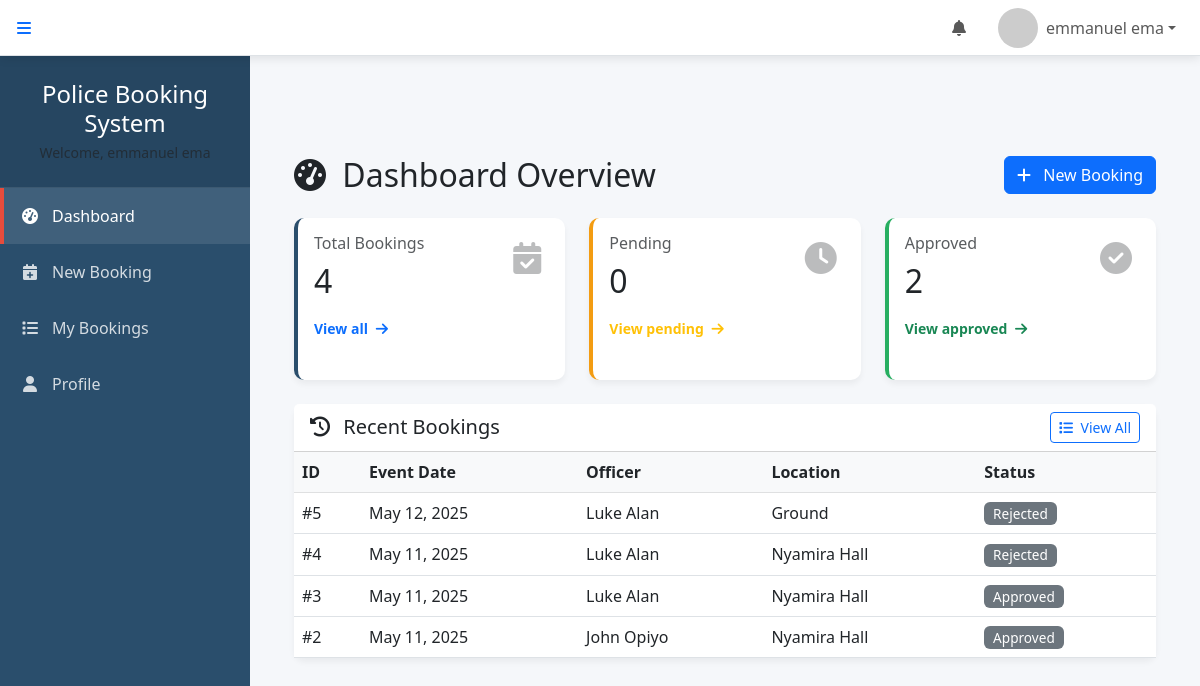
The app's page /views/customers/dashboard.php (signed in) with its own data.
### tables this page shows
CREATE TABLE `bookings` (
  `id` int(11) NOT NULL,
  `user_id` int(40) NOT NULL,
  `officer_id` int(11) DEFAULT NULL,
  `event_name` varchar(20) NOT NULL,
  `status` enum('Pending','Approved','Rejected','') NOT NULL,
  `county` varchar(15) NOT NULL,
  `location` varchar(15) NOT NULL,
  `phone` varchar(10) NOT NULL,
  `event_date` date DEFAULT NULL,
  `event_time` time DEFAULT NULL,
  `created_at` timestamp NOT NULL DEFAULT current_timestamp(),
  `updated_at` timestamp NOT NULL DEFAULT current_timestamp() ON UPDATE current_timestamp()
);

CREATE TABLE `users` (
  `id` int(11) NOT NULL,
  `email` varchar(255) NOT NULL,
  `password` varchar(255) NOT NULL,
  `full_name` varchar(100) NOT NULL,
  `role` enum('admin','officer','customer') NOT NULL,
  `status` enum('active','inactive') DEFAULT 'active',
  `remember_token` varchar(64) DEFAULT NULL,
  `token_expiry` datetime DEFAULT NULL,
  `created_at` timestamp NOT NULL DEFAULT current_timestamp(),
  `updated_at` timestamp NOT NULL DEFAULT current_timestamp() ON UPDATE current_timestamp(),
  `role_id` int(11) DEFAULT NULL
);

### config/database.php (called while the page is built, shortened)
<?php
class Database {
    private $host = 'localhost';
    private $username = 'root';
    private $password = '';
    private $database = 'police_bookings';
    private $connection;
    public function __construct() {
        $this->connection = new mysqli(
            $this->host,
            $this->username,
            $this->password,
            $this->database
        );
    }
    public function query($sql, $params = []) {
        $stmt = $this->connection->prepare($sql);
        if (!empty($params)) {
            $types = str_repeat('s', count($params));
            $stmt->bind_param($types, ...$params);
        }
        $stmt->execute();
        $result = $stmt->get_result();
        if ($result) {
            return $result->fetch_all(MYSQLI_ASSOC);
        } else {
            return $stmt->affected_rows;
        }
    }
}
?>

### views/customers/dashboard.php (the view, shortened to what this page needs)
<?php
require_once __DIR__ . '/../../includes/header.php';
require_once __DIR__ . '/../../config/database.php';
$db = new Database();
$user_id = $_SESSION['user_id'];
$stats = [
    'total' => 0,
    'pending' => 0,
    'approved' => 0,
    'rejected' => 0
];
$recent_bookings = [];
try {
    $stats_query = "SELECT
        COUNT(*) as total,
        SUM(status = 'pending') as pending,
        SUM(status = 'approved') as approved,
        SUM(status = 'rejected') as rejected
        FROM bookings
        WHERE user_id = ?";
    $stats_result = $db->query($stats_query, [$user_id]);
    if (!empty($stats_result)) {
        $stats = array_merge($stats, $stats_result[0]);
    }
    $recent_query = "SELECT
        b.id, b.event_name, b.event_date, b.location, b.status,
        b.created_at, u.full_name as officer_name
        FROM bookings b
        LEFT JOIN users u ON b.officer_id = u.id
        WHERE b.user_id = ?
        ORDER BY b.created_at DESC
        LIMIT 5";
    $recent_bookings = $db->query($recent_query, [$user_id]) ?: [];
} catch (Exception $e) {
    error_log("Dashboard error: " . $e->getMessage());
    $_SESSION['error_message'] = "Error loading dashboard data. Please try again.";
}
?>
<!DOCTYPE html>
<html lang="en">
<head>
    <link href="https://cdn.jsdelivr.net/npm/bootstrap@5.3.0/dist/css/bootstrap.min.css" rel="stylesheet">
    <link rel="stylesheet" href="https://cdnjs.cloudflare.com/ajax/libs/font-awesome/6.4.0/css/all.min.css">
    <link rel="stylesheet" href="../../assets/css/sidebar.css">
</head>
<body>
<?php include __DIR__ . '/navbar.php'; ?>
    <div class="d-flex">
        <?php include __DIR__ . '/sidebar.php'; ?>
        <div class="main-content">
            <div class="container-fluid p-4">
                <div class="d-flex justify-content-between align-items-center mb-4">
                    <h2 class="mb-0"><i class="fas fa-tachometer-alt me-2"></i> Dashboard Overview</h2>
                    <a href="/views/customer/bookings/new.php" class="btn btn-primary">
                        <i class="fas fa-plus me-2"></i> New Booking
                    </a>
                </div>
                <div class="row g-4 mb-4">
                    <div class="col-md-4">
                        <div class="card stat-card total h-100">
                            <div class="card-body position-relative">
                                <i class="fas fa-calendar-check stat-icon"></i>
                                <h6 class="text-muted mb-2">Total Bookings</h6>
                                <h2 class="mb-3"><?php echo $stats['total']; ?></h2>
                                <a href="/views/bookings/list.php" class="text-primary text-decoration-none small fw-bold">
                                    View all <i class="fas fa-arrow-right ms-1"></i>
                                </a>
                            </div>
                        </div>
                    </div>
                    <div class="col-md-4">
                        <div class="card stat-card pending h-100">
                            <div class="card-body position-relative">
                                <i class="fas fa-clock stat-icon"></i>
                                <h6 class="text-muted mb-2">Pending</h6>
                                <h2 class="mb-3"><?php echo $stats['pending']; ?></h2>
                                <a href="/views/list.php?status=pending" class="text-warning text-decoration-none small fw-bold">
                                    View pending <i class="fas fa-arrow-right ms-1"></i>
                                </a>
                            </div>
                        </div>
                    </div>
                    <div class="col-md-4">
                        <div class="card stat-card approved h-100">
                            <div class="card-body position-relative">
                                <i class="fas fa-check-circle stat-icon"></i>
                                <h6 class="text-muted mb-2">Approved</h6>
                                <h2 class="mb-3"><?php echo $stats['approved']; ?></h2>
                                <a href="/views/bookings/list.php?status=approved" class="text-success text-decoration-none small fw-bold">
                                    View approved <i class="fas fa-arrow-right ms-1"></i>
                                </a>
                            </div>
                        </div>
                    </div>
                </div>
                <div class="card">
                    <div class="card-header bg-white d-flex justify-content-between align-items-center">
                        <h5 class="mb-0"><i class="fas fa-history me-2"></i> Recent Bookings</h5>
                        <a href="/views/customers/bookings/list.php" class="btn btn-sm btn-outline-primary">
                            <i class="fas fa-list me-1"></i> View All
                        </a>
                    </div>
                    <div class="card-body p-0">
                        <?php if (!empty($recent_bookings)): ?>
                            <div class="table-responsive">
                                <table class="table table-hover align-middle mb-0">
                                    <thead class="table-light">
                                        <tr>
                                            <th>ID</th>
                                            <th>Event Date</th>
                                            <th>Officer</th>
                                            <th>Location</th>
                                            <th>Status</th>
                                        </tr>
                                    </thead>
                                    <tbody>
                                        <?php foreach ($recent_bookings as $booking): ?>
                                            <tr>
                                                <td>#<?php echo htmlspecialchars($booking['id']); ?></td>
                                                <td><?php echo date('M j, Y', strtotime($booking['event_date'])); ?></td>
                                                <td><?php echo htmlspecialchars($booking['officer_name'] ?? 'Not assigned'); ?></td>
                                                <td><?php echo htmlspecialchars($booking['location']); ?></td>
                                                <td>
                                                    <span class="badge bg-<?php
                                                        echo $booking['status'] == 'approved' ? 'success' :
                                                            ($booking['status'] == 'pending' ? 'warning' : 'secondary');
                                                    ?>">
                                                        <?php echo ucfirst($booking['status']); ?>
                                                    </span>
                                                </td>
                                            </tr>
                                        <?php endforeach; ?>
                                    </tbody>
                                </table>
                            </div>
                        <?php endif; ?>
                    </div>
                </div>
            </div>
        </div>
    </div>
</body>
</html>

### assets/css/sidebar.css (style rules this page uses)
:root { --primary-color: #2a4e6c; --secondary-color: #3a6688; --accent-color: #e74c3c; --light-color: #f8f9fa; --dark-color: #212529; --sidebar-width: 250px; }
body { background-color: #f5f7fa; font-family: 'Segoe UI', Tahoma, Geneva, Verdana, sans-serif; overflow-x: hidden; }
.main-content { margin-left: var(--sidebar-width); width: calc(100% - var(--sidebar-width)); transition: all 0.3s; }
.card { border: none; border-radius: 10px; box-shadow: 0 4px 6px rgba(0,0,0,0.05); transition: transform 0.3s, box-shadow 0.3s; margin-bottom: 1.5rem; }
.stat-card { border-left: 4px solid; }
.stat-card.total { border-left-color: var(--primary-color); }
.stat-card.pending { border-left-color: #f39c12; }
.stat-card.approved { border-left-color: #27ae60; }
.stat-icon { font-size: 2rem; opacity: 0.3; position: absolute; right: 1.5rem; top: 1.5rem; }
.badge { padding: 0.35em 0.65em; font-weight: 500; font-size: 0.85em; }
.table th { border-top: none; font-weight: 600; color: var(--dark-color); background: #f8f9fa; }
.table td { vertical-align: middle; }

### includes/header.php (style rules this page uses)
:root { --primary-color: #2a4e6c; --secondary-color: #3a6688; --accent-color: #e74c3c; --light-color: #f8f9fa; --dark-color: #212529; --sidebar-width: 250px; --navbar-height: 56px; }
body { margin: 0; padding: 0; font-family: 'Segoe UI', Tahoma, Geneva, Verdana, sans-serif; background-color: #f5f7fa; }
.main-content { margin-left: var(--sidebar-width); margin-top: var(--navbar-height); padding: 20px; min-height: calc(100vh - var(--navbar-height)); transition: margin-left 0.3s ease; }
html { margin: 0; padding: 0; }

### records on screen
bookings: id "5", event_date "May 12, 2025", officer.full_name "Luke Alan", location "Ground", status "Rejected"
bookings: id "4", event_date "May 11, 2025", officer.full_name "Luke Alan", location "Nyamira Hall", status "Rejected"
bookings: id "3", event_date "May 11, 2025", officer.full_name "Luke Alan", location "Nyamira Hall", status "Approved"
bookings: id "2", event_date "May 11, 2025", officer.full_name "John Opiyo", location "Nyamira Hall", status "Approved"

### other values on screen
$_SESSION['user_name'] "emmanuel ema"
$stats['total'] "4"
$stats['pending'] "0"
$stats['approved'] "2"
